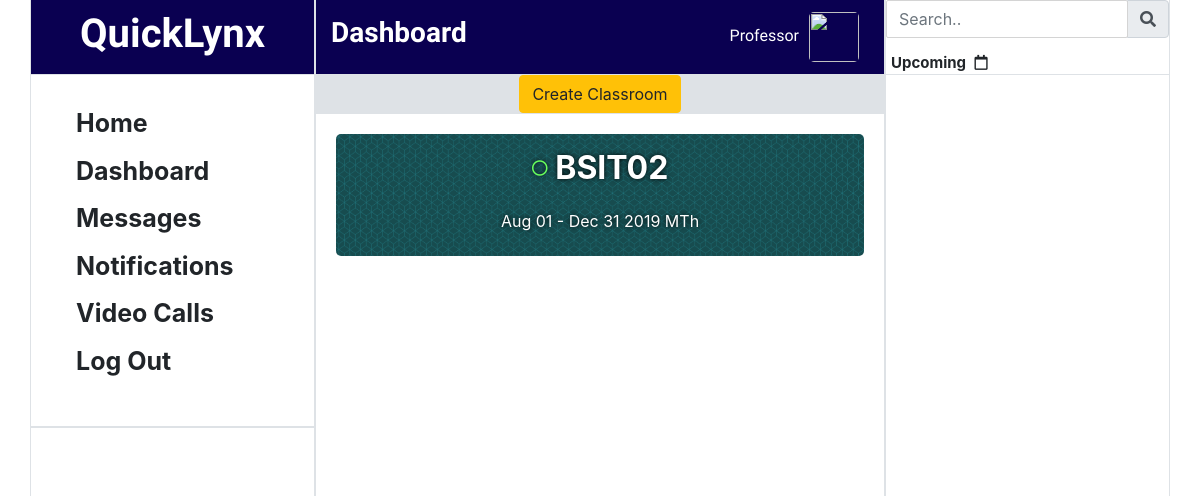
Page /dashboard/ (signed in) on the earlier database version.
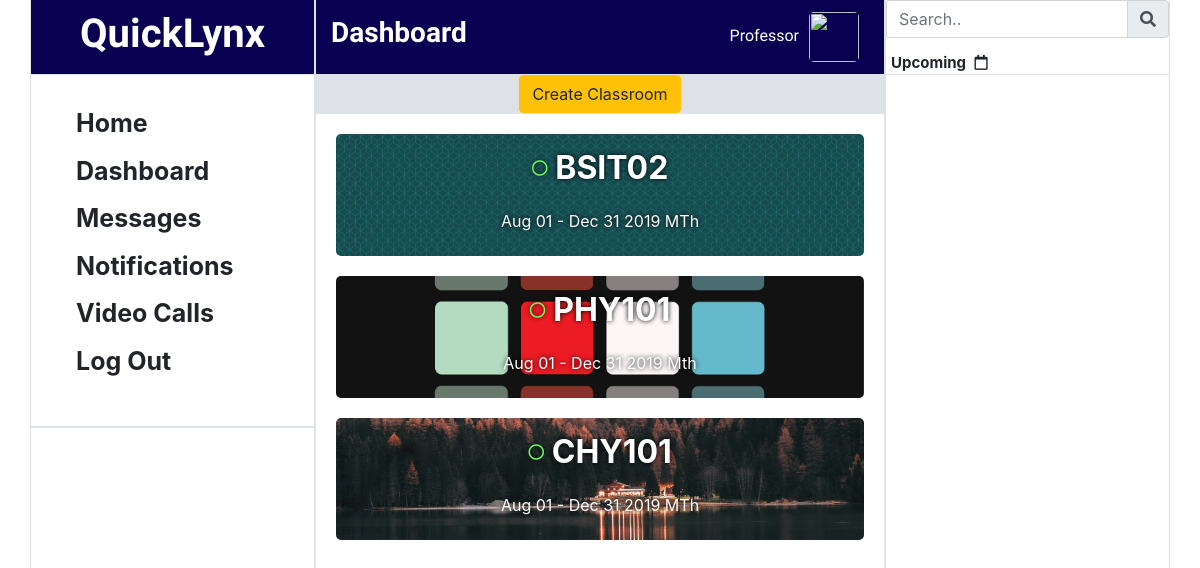
Same page on the later database version.
### app/models.py (models this page shows, shortened)
class Professor(models.Model):
    account = models.ForeignKey(Account, on_delete=models.CASCADE, blank=True, null=True)
    classroom = models.ManyToManyField(Classroom, blank=True)
    upvoted_post = models.ManyToManyField(Post, blank=True, related_name='upvoted_post_prof')
    downvoted_post = models.ManyToManyField(Post, blank=True, related_name='downvoted_post_prof')
    class Meta:
        db_table = "professor"

class Account(models.Model):
    first_name = models.CharField(max_length=50)
    last_name = models.CharField(max_length=50, blank=True, null=True)
    school_id = models.CharField(max_length=50)
    propix = models.ImageField(upload_to='pictures', blank=True, null=True)
    login = models.ForeignKey(Login, on_delete=models.CASCADE)
    class Meta:
        db_table = 'account'

class Classroom(models.Model):
    room_name = models.CharField(max_length=50)
    time_start = models.TimeField(null=True)
    time_end = models.TimeField(null=True)
    days = models.CharField(max_length=10)
    date_start = models.DateField(null=True)
    date_end = models.DateField(null=True)
    year_start = models.CharField(max_length=4, null=True, blank=True)
    year_end = models.CharField(max_length=4, null=True, blank=True)
    semester = models.CharField(max_length=25, choices=semester_choices, default="1st Semester")
    headerpix = models.ImageField(upload_to="media", blank=True, null=True)
    invite_token = models.CharField(max_length=20, null=True, blank=True)
    class Meta:
        db_table = "Classroom"

### app/views.py (the view)
# urls.py: path('dashboard/', views.dashboard, name='dashboard'),
def dashboard(request):
    if request.session.is_empty():
        return redirect('/')
    email_session = request.session.get('email')
    if email_session == None:
        return redirect('/logout/')
    login = Login.objects.get(email=email_session)
    if login.category == "STUDENT":
        context = {
            'posts': Post.objects.all(),
            'events': Event.objects.all(),
            'account': Student.objects.select_related().get(account__login__email=email_session),
            'students': Student.objects.all(),
        }
    elif login.category == "PROFESSOR":
            context = {
                'posts': Post.objects.all(),
                'events': Event.objects.all(),
                'account': Professor.objects.select_related().get(account__login__email=email_session),
                'students': Student.objects.all(),
            }
    return render(request, 'dashboard.html', context)

### app/templates/dashboard.html (shortened to what this page needs)
<!DOCTYPE html>
<html lang="en">
<head>
    <link rel="stylesheet" href="https://stackpath.bootstrapcdn.com/bootstrap/4.3.1/css/bootstrap.min.css">
    <link rel="stylesheet" href="../static/css/style.css">
    <link rel="stylesheet" href="https://use.fontawesome.com/releases/v5.7.0/css/all.css">
</head>
<body onload="init()">
    <div class="container-fluid">
        <div class="container">
            <div class="row">
                <div class="col-3 border-right border-left" style="min-height: 100vh;">
                    <div class="row border-bottom text-center" style="min-height: 75px; background: rgb(10, 0, 81); color: white">
                        <div class="col">
                            <h1 style="margin-top: 10px;">QuickLynx</h1>
                        </div>
                    </div>
                    <div class="row sticky-top">
                        <div class="container border-bottom" style="padding: 20px;">
                            <div class="row">
                                <ul>
                                    <li class="links"><a href="/home/">Home</a></li>
                                    <li class="links"><a href="/dashboard/">Dashboard</a></li>
                                    <li class="links"><a href="#">Messages</a></li>
                                    <li class="links"><a href="#">Notifications</a></li>
                                    <li class="links"><a href="#">Video Calls</a></li>
                                    <li class="links"><a href="/logout/">Log Out</a></li>
                                </ul>
                            </div>
                        </div>
                        <div class="container border-top" style="padding: 20px;">
                        </div>
                    </div>
                </div>
                <div class="col-6 border-right border-left" style="min-height: 100vh;">
                    <div class="row border-bottom" style="min-height: 75px; background: rgb(10, 0, 81); color: white">
                        <div class="aligner col">
                            <h3>Dashboard</h3>
                            <span style="font-family: 'Fjalla One', sans-serif;">{{account.account.first_name}}<img src="https://kerrpanel.com/wp-content/uploads/2018/05/default_avatar-2.gif" alt="" style="object-fit: cover; border-radius: 5px; margin: 0 10px 0" height="50px" width="50px"></span>
                        </div>
                    </div>
                    {%if account.account.login.category == "PROFESSOR"%}
                        <div class="row text-center" style="height: 39px; background: rgb(222, 226,230)">
                            <div class="col">
                                <button class="btn btn-warning" data-toggle="modal" data-target="#myModal">Create Classroom</button>
                            </div>
                        </div>
                    {%endif%}
                    {% now "Y-m-d" as todays_date%}
                    {%for classroom in account.classroom.all%}
                        <div class="row">
                            {% if classroom.headerpix|length > 0 %}
                                <div class="card-selector col text-center row-course" style="color: white; background: url({{classroom.headerpix.url}}); background-size: cover; background-position:center" onclick="location.href='/classroom/{{classroom.room_name}}'">
                            {%endif%}
                                <p style="text-shadow: 0 0 5px black;">{%if todays_date < classroom.date_end|date:"Y-m-d"%}<i class="far fa-circle" style="color: rgb(105, 255, 92); font-size: 1rem; vertical-align:5px"></i>{%else%}<i class="far fa-circle" style="color: rgb(255, 92, 92); font-size: 1rem; vertical-align:5px">{%endif%}</i>&nbsp;{{classroom.room_name}} <br><span style="font-size: 1rem; font-weight: lighter">{{classroom.date_start|date:"M d"}} - {{classroom.date_end|date:"M d Y"}} {{classroom.days}}</span></p>
                            </div>
                        </div>
                    {%endfor%}
                </div>
                <div class="col-3 border-right border-left text-center" style="min-height: 100vh;">
                    <div class="row border-bottom sticky-top" style="min-height: 75px;">
                        <form action="#" class="text-center">
                            <div class="input-group">
                                <input type="text" class="form-control" placeholder="Search..">
                                <div class="input-group-append">
                                    <span class="input-group-text"><i class="fas fa-search"></i></span>
                                </div>
                            </div>
                        </form>
                        <span class="links" style="margin: 0 5px 0;font-size: 15px; align-self:flex-end">Upcoming <i class="control-img far fa-calendar" title="Create Event"></i></span>
                    </div>
                </div>
            </div>
        </div>
    </div>
</body>
</html>

### app/static/css/style.css (style rules this page uses)
h3, h6, h1 { font-family: 'Fjalla One', sans-serif; font-weight: bolder; }
input { border:rgb(212, 212, 212) 1px solid !important; border-radius: 2px !important; }
.card-selector { margin: 20px 20px 20px; display: flex; align-items: center; justify-content: center; border-radius: 5px; transition: all 0.2s ease-in-out; color: black; padding-top: 10px; cursor: pointer; }
.card-selector p { font-size: xx-large; font-weight: 700; }
.row-course { margin-bottom: 0; }

### app/templates/dashboard.html (style rules this page uses)
body { margin: 0; }
li { list-style-type: none; }
.links { font-size: 25px; font-weight: bolder; margin: 10px 0 10px; }
li a { text-decoration: none !important; color: rgb(33,37, 41); transition: 0.1s; outline: 0; }
.control-img { margin: 0 5px 0; cursor: pointer; }
.aligner { display: flex; align-items: center; justify-content: space-between; }

Differences in the rows shown:
added Classroom: headerpix (picture), room_name "PHY101", date_start "Aug 01", date_end "Dec 31 2019", days "Mth"
added Classroom: headerpix (picture), room_name "CHY101", date_start "Aug 01", date_end "Dec 31 2019", days "MTh"
